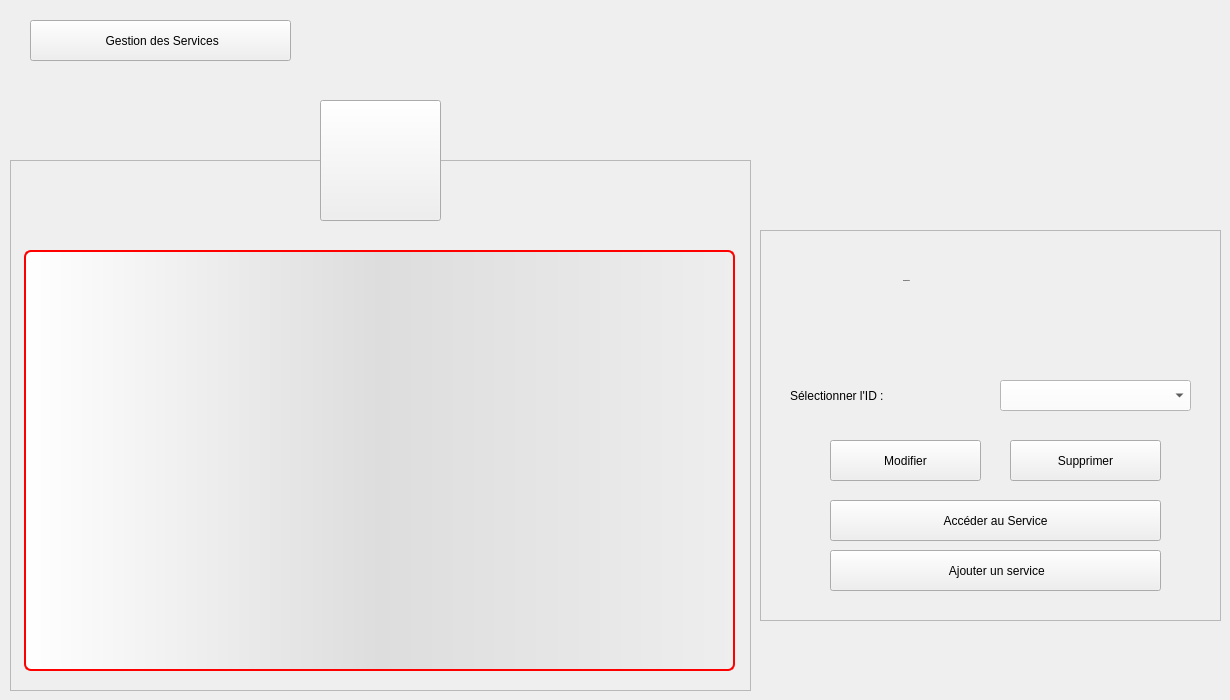
      <widget class="QWidget" name="Affaires_2">
       <widget class="QFrame" name="frame_17">
        <property name="geometry">
         <rect>
          <x>10</x>
          <y>160</y>
          <width>741</width>
          <height>531</height>
         </rect>
        </property>
        <property name="styleSheet">
         <string notr="true"/>
        </property>
        <property name="frameShape">
         <enum>QFrame::StyledPanel</enum>
        </property>
        <property name="frameShadow">
         <enum>QFrame::Raised</enum>
        </property>
        <widget class="QTableView" name="T_Affaire_2">
         <property name="geometry">
          <rect>
           <x>14</x>
           <y>90</y>
           <width>711</width>
           <height>421</height>
          </rect>
         </property>
         <property name="styleSheet">
          <string notr="true">QTableView {border: 2px solid red;text-align: top;padding: 4px;border-radius: 7px;border-bottom-left-radius: 7px;background: QLinearGradient( x1: 0, y1: 0, x2: 1, y2: 0,stop: 0 #fff, stop: 1 #eee,stop: 0.5 #ddd,stop: 1 #eee );width: 15px;selection-background-color:QLinearGradient( x1: 0, y1: 0, x2: 1, y2: 0,stop: 0 #FF0000, stop: 1 #FF5F5F,stop: 0.5 #FEAAAA,stop: 1 #eee);selection-color: black;}
QTableView::item:focus{selection-background-color: red;}
QScrollBar:vertical{ width: 20px; background: none; /* only these sort effect about width ...*/}
QScrollBar::handle:vertical{ border: 3px solid #5E749C;text-align: top;padding: 4px;border-radius: 5px; border-bottom-left-radius: 5px;background: QLinearGradient( x1: 0, y1: 0, x2: 1, y2: 0,stop: 0 #fff, stop: 1 #eee,stop: 0.5 #ddd,stop: 1 #eee ); width: 25px; min-height: 20px; max-height: 25px; /*these sort no effect*/ }
QScrollBar::add-page:vertical {border: 3px solid red;text-align: top;padding: 4px;border-radius: 5px; border-bottom-left-radius: 5px;background:  red; /* adding width: xx px; sorting no effect .. why? */}
QScrollBar::sub-page:vertical {border: 3px solid green;text-align: top;padding: 4px;border-radius: 5px; border-bottom-left-radius: 5px;background:  green; /* adding width: xx px; sorting no effect .. why? */ }</string>
         </property>
         <attribute name="horizontalHeaderDefaultSectionSize">
          <number>138</number>
         </attribute>
        </widget>
       </widget>
       <widget class="QToolButton" name="toolButton_26">
        <property name="geometry">
         <rect>
          <x>320</x>
          <y>100</y>
          <width>121</width>
          <height>121</height>
         </rect>
        </property>
        <property name="text">
         <string/>
        </property>
        <property name="icon">
         <iconset resource="Ressources.qrc">
          <normaloff>:/Ressources/image/support.png</normaloff>:/Ressources/image/support.png</iconset>
        </property>
        <property name="iconSize">
         <size>
          <width>64</width>
          <height>64</height>
         </size>
        </property>
       </widget>
       <widget class="QPushButton" name="B_BackToGestions_4">
        <property name="geometry">
         <rect>
          <x>30</x>
          <y>20</y>
          <width>261</width>
          <height>41</height>
         </rect>
        </property>
        <property name="text">
         <string> Gestion des Services</string>
        </property>
        <property name="icon">
         <iconset resource="Ressources.qrc">
          <normaloff>:/Ressources/image/back-arrow.png</normaloff>:/Ressources/image/back-arrow.png</iconset>
        </property>
       </widget>
       <widget class="QFrame" name="frame_18">
        <property name="geometry">
         <rect>
          <x>760</x>
          <y>230</y>
          <width>461</width>
          <height>391</height>
         </rect>
        </property>
        <property name="styleSheet">
         <string notr="true"/>
        </property>
        <property name="frameShape">
         <enum>QFrame::StyledPanel</enum>
        </property>
        <property name="frameShadow">
         <enum>QFrame::Raised</enum>
        </property>
        <widget class="QLabel" name="L_ConfigAffaire_2">
         <property name="geometry">
          <rect>
           <x>143</x>
           <y>20</y>
           <width>171</width>
           <height>61</height>
          </rect>
         </property>
         <property name="font">
          <font>
           <family>century gothic</family>
           <pointsize>-1</pointsize>
           <weight>75</weight>
           <bold>true</bold>
          </font>
         </property>
         <property name="styleSheet">
          <string notr="true">background: transparent;</string>
         </property>
         <property name="text">
          <string>Configuration</string>
         </property>
        </widget>
        <widget class="QLabel" name="L_IDAffaire_2">
         <property name="geometry">
          <rect>
           <x>30</x>
           <y>150</y>
           <width>191</width>
           <height>31</height>
          </rect>
         </property>
         <property name="styleSheet">
          <string notr="true">background: transparent;</string>
         </property>
         <property name="text">
          <string>Sélectionner l'ID :</string>
         </property>
        </widget>
        <widget class="QPushButton" name="B_AjouterAffaire_3">
         <property name="geometry">
          <rect>
           <x>70</x>
           <y>320</y>
           <width>331</width>
           <height>41</height>
          </rect>
         </property>
         <property name="text">
          <string> Ajouter un service</string>
         </property>
         <property name="icon">
          <iconset resource="Ressources.qrc">
           <normaloff>:/Ressources/image/add.png</normaloff>:/Ressources/image/add.png</iconset>
         </property>
        </widget>
        <widget class="QComboBox" name="CB_IDAffaire_2">
         <property name="geometry">
          <rect>
           <x>240</x>
           <y>150</y>
           <width>191</width>
           <height>31</height>
          </rect>
         </property>
         <property name="styleSheet">
          <string notr="true">background: white;</string>
         </property>
        </widget>
        <widget class="QPushButton" name="B_ModifierAffaire_2">
         <property name="geometry">
          <rect>
           <x>70</x>
           <y>210</y>
           <width>151</width>
           <height>41</height>
          </rect>
         </property>
         <property name="text">
          <string>Modifier</string>
         </property>
         <property name="icon">
          <iconset resource="Ressources.qrc">
           <normaloff>:/Ressources/image/edit.png</normaloff>:/Ressources/image/edit.png</iconset>
         </property>
         <property name="iconSize">
          <size>
           <width>23</width>
           <height>23</height>
          </size>
         </property>
        </widget>
        <widget class="QPushButton" name="B_SupprimerAffaire_2">
         <property name="geometry">
          <rect>
           <x>250</x>
           <y>210</y>
           <width>151</width>
           <height>41</height>
          </rect>
         </property>
         <property name="text">
          <string>Supprimer</string>
         </property>
         <property name="icon">
          <iconset resource="Ressources.qrc">
           <normaloff>:/Ressources/image/trash.png</normaloff>:/Ressources/image/trash.png</iconset>
         </property>
         <property name="iconSize">
          <size>
           <width>23</width>
           <height>23</height>
          </size>
         </property>
        </widget>
        <widget class="QPushButton" name="B_AjouterAffaire_4">
         <property name="geometry">
          <rect>
           <x>70</x>
           <y>270</y>
           <width>331</width>
           <height>41</height>
          </rect>
         </property>
         <property name="text">
          <string>Accéder au Service</string>
         </property>
         <property name="icon">
          <iconset resource="Ressources.qrc">
           <normaloff>:/Ressources/image/support.png</normaloff>:/Ressources/image/support.png</iconset>
         </property>
        </widget>
       </widget>
      </widget>
